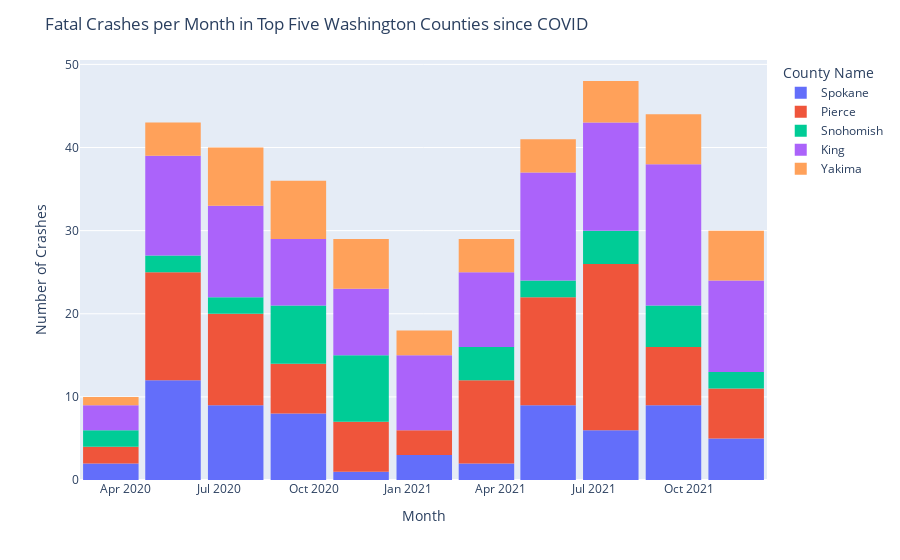

Source (notebook cell):
### Code cell
# fix ratios
fig2= px.histogram(specificcounties, x = 'date_rounded', color = 'County Name')
fig2.update_layout(bargap=0.1, xaxis_title='Month', yaxis_title='Number of Crashes', title='Fatal Crashes per Month in Top Five Washington Counties since COVID')
fig2.show()
